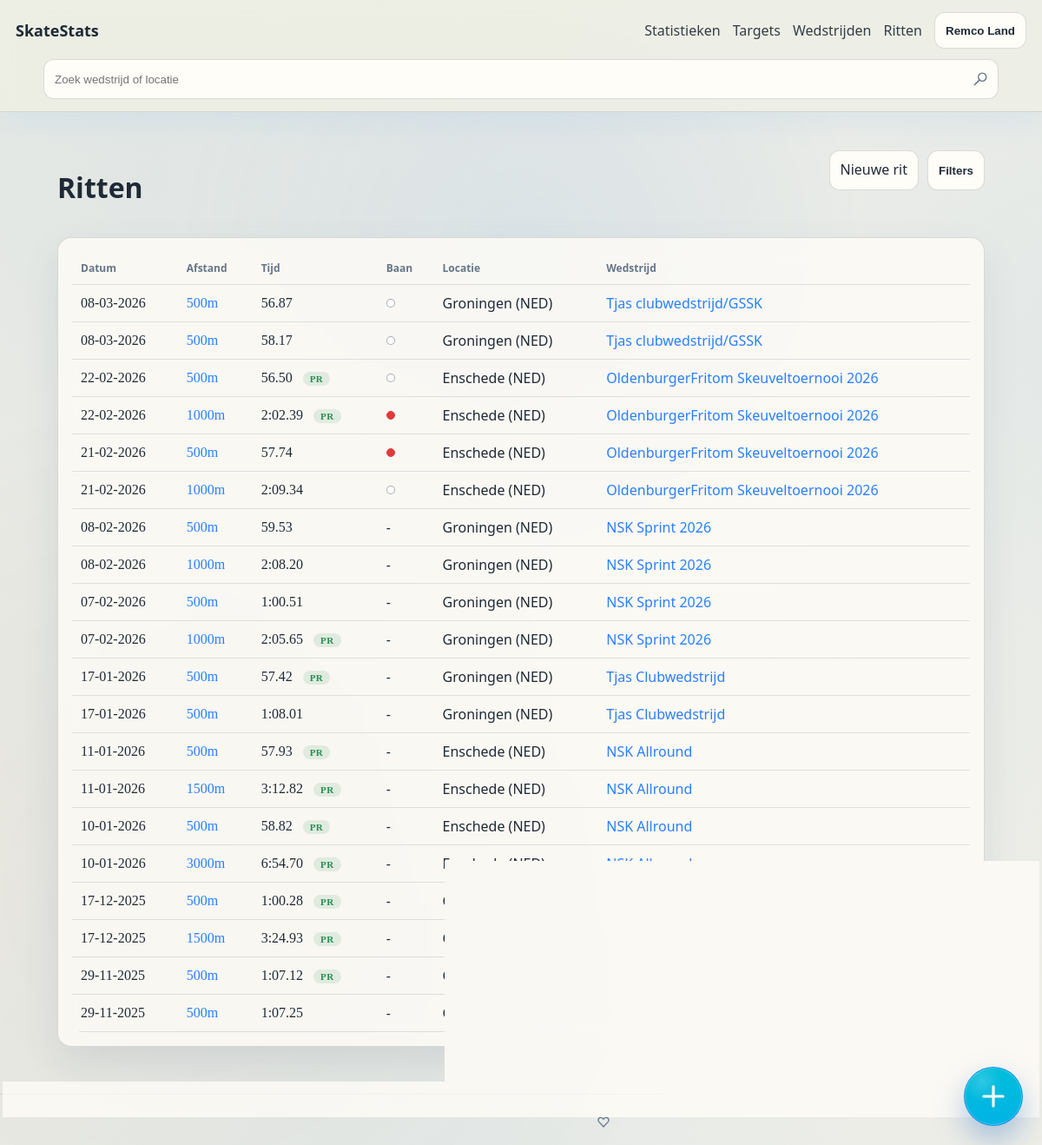
Screenshot of /races (signed in) with the database file from the repository.
### tables this page shows
CREATE TABLE skater (
              id INTEGER PRIMARY KEY AUTOINCREMENT,
              name TEXT NOT NULL UNIQUE
            );

CREATE TABLE competition (
              id INTEGER PRIMARY KEY AUTOINCREMENT,
              name TEXT NOT NULL,
              venue TEXT,
              competition_date TEXT NOT NULL, -- YYYY-MM-DD
              notes TEXT,
              created_at TEXT NOT NULL
            , owner_user_id INTEGER);

CREATE TABLE race (
              id INTEGER PRIMARY KEY AUTOINCREMENT,
              competition_id INTEGER NOT NULL,
              skater_id INTEGER NOT NULL,
              distance_m INTEGER NOT NULL,
              category TEXT,
              class_name TEXT,
              lane TEXT,
              opponent TEXT,
              total_time_ms INTEGER,
              laps_csv TEXT,   -- "30.12,31.00,31.50"
              dnf INTEGER NOT NULL DEFAULT 0,
              notes TEXT,
              created_at TEXT NOT NULL, tag_key TEXT,
              FOREIGN KEY (competition_id) REFERENCES competition(id) ON DELETE CASCADE,
              FOREIGN KEY (skater_id) REFERENCES skater(id) ON DELETE RESTRICT
            );

### app/main.py (the view)
@app.get("/races", response_class=HTMLResponse)
def races(
    request: Request,
    distance_m: Optional[str] = None,
    tag_key: str = "",
    lane: str = "",
    venue: str = "",
    date_from: str = "",
    date_to: str = "",
):
    current_user = require_user(request)
    races_context = build_races_context(current_user, distance_m, tag_key, lane, venue, date_from, date_to)
    return render(
        request,
        "races.html",
        fmt_ms=fmt_ms,
        fmt_date=fmt_date_ymd_to_dmy,
        **races_context,
    )

### app/main.py (called while the page is built)
def fmt_date_ymd_to_dmy(ymd: str | None) -> str:
    if not ymd:
        return "-"
    try:
        d = datetime.strptime(ymd, "%Y-%m-%d")
        return d.strftime("%d-%m-%Y")
    except ValueError:
        return ymd

def db() -> sqlite3.Connection:
    conn = sqlite3.connect(DB_PATH)
    conn.execute("PRAGMA foreign_keys = ON")
    conn.row_factory = sqlite3.Row
    return conn

def get_user_by_id(conn: sqlite3.Connection, user_id: int) -> Optional[sqlite3.Row]:
    return conn.execute(
        """
        SELECT u.*, s.name AS skater_name
        FROM user u
        JOIN skater s ON s.id = u.skater_id
        WHERE u.id = ?
        """,
        (user_id,),
    ).fetchone()

def normalize_theme_preference(raw_value: str) -> str:
    value = (raw_value or "").strip().lower()
    if value == "light":
        return "light"
    if value == "system":
        return "system"
    return "dark"

def normalize_motion_preference(raw_value: str) -> str:
    value = (raw_value or "").strip().lower()
    if value in {"background", "cards", "none"}:
        return value
    return "all"

def resolved_theme(theme_preference: str) -> str:
    return "dark" if normalize_theme_preference(theme_preference) == "system" else normalize_theme_preference(theme_preference)

def render(request: Request, template_name: str, **ctx) -> HTMLResponse:
    tpl = templates_env.get_template(template_name)
    current_user = getattr(request.state, "user", None)
    html = tpl.render(
        app_title=APP_TITLE,
        request=request,
        current_user=current_user,
        owner_name=current_user["skater_name"] if current_user else OWNER_NAME,
        theme_preference=normalize_theme_preference(current_user["theme_preference"]) if current_user else "dark",
        active_theme=resolved_theme(current_user["theme_preference"]) if current_user else "dark",
        motion_preference=normalize_motion_preference(current_user["motion_preference"]) if current_user else "all",
        **ctx,
    )
    return HTMLResponse(html)

def require_user(request: Request) -> sqlite3.Row:
    current_user = getattr(request.state, "user", None)
    if current_user is None:
        raise RuntimeError("missing authenticated user")
    return current_user

def normalize_race_tag(raw_value: str) -> Optional[str]:
    key = (raw_value or "").strip().lower().replace("-", "_").replace(" ", "_")
    if not key:
        return None
    return key if key in RACE_TAG_META else None

### app/templates/races.html (shortened to what this page needs)
{% extends "base.html" %}
{% block content %}
  <div class="row">
    <h1>Ritten</h1>
    <div class="page-actions">
      <a class="btn" href="/races/new">Nieuwe rit</a>
      <button
        type="button"
        class="btn btn-secondary"
        id="race-filters-toggle"
        aria-expanded="{% if filters_open %}true{% else %}false{% endif %}"
        aria-controls="race-filters-panel"
      >
        Filters
      </button>
    </div>
  </div>
  {% include "_races_content.html" %}
{% endblock %}

### app/templates/base.html (shortened to what this page needs)
﻿<!doctype html>
<html lang="nl" data-theme="{{ active_theme }}" data-theme-preference="{{ theme_preference }}" data-motion-preference="{{ motion_preference }}">
  <head>
    <link rel="stylesheet" href="/static/style.css" />
  </head>
  <body data-theme="{{ active_theme }}" data-theme-preference="{{ theme_preference }}" data-motion-preference="{{ motion_preference }}">
    <header class="topbar">
      <div class="brand">
        <a href="/">{{ app_title }}</a>
      </div>
      {% if current_user %}
        <form method="get" action="/competitions" class="nav-search nav-search-desktop" role="search">
          <input
            type="search"
            name="q"
            value="{{ selected_query or '' }}"
            placeholder="Zoek wedstrijd of locatie"
            aria-label="Zoek op wedstrijd of locatie"
          />
        </form>
        <nav class="nav-desktop">
          <a href="/stats">Statistieken</a>
          <a href="/targets">Targets</a>
          <a href="/competitions">Wedstrijden</a>
          <a href="/races">Ritten</a>
          <div class="profile-menu">
            <button
              type="button"
              class="btn-secondary profile-menu-toggle"
              aria-label="Profielmenu openen"
              aria-expanded="false"
              aria-controls="profile-menu-dropdown"
            >
              {{ owner_name }}
            </button>
          </div>
        </nav>
      {% endif %}
    </header>
    <main class="container">
      {% block content %}{% endblock %}
    </main>
    {% if current_user %}
      <div class="fab-menu" data-open="false">
        <button type="button" class="fab-toggle" aria-label="Snelle acties" aria-expanded="false">
          <span class="line-md-icon" style="--icon-url:url('/static/icons/line-md/plus.svg');" aria-hidden="true"></span>
        </button>
      </div>
    {% endif %}
    <footer class="footer">
      <span>SkateStats &bull; Copyright 2026 &bull; Gemaakt met <span class="line-md-icon" style="--icon-url:url('/static/icons/line-md/heart.svg');" aria-hidden="true"></span> door Remco Land</span>
    </footer>
  </body>
</html>

### app/templates/_races_content.html (shortened to what this page needs)
<div id="races-content">
  <section class="card">
    {% if races|length == 0 %}
      <p>Geen ritten gevonden voor deze filters.</p>
    {% else %}
      <table>
        <thead>
          <tr><th>Datum</th><th>Afstand</th><th>Tijd</th><th>Baan</th><th>Locatie</th><th>Wedstrijd</th></tr>
        </thead>
        <tbody>
          {% for r in races %}
            <tr data-race-href="/races/{{ r.id }}">
              <td class="mono">{{ fmt_date(r.competition_date) }}</td>
              <td class="mono"><a href="/races/{{ r.id }}">{{ r.distance_m }}m</a></td>
              <td class="mono">
                {{ fmt_ms(r.total_time_ms) }}{% if r.dnf == 1 %} (DNF){% endif %}
                {% if r.is_pr %}
                  <span class="badge-pr">PR</span>
                {% endif %}
              </td>
              <td>
                {% set lane_value = r.lane or "" %}
                {% set lane_norm = lane_value|lower %}
                {% if lane_value %}
                  {% if "binnen" in lane_norm %}
                    <span class="lane-dot lane-dot-indoor" aria-label="Binnenbaan" title="Binnenbaan"></span>
                  {% elif "buiten" in lane_norm %}
                    <span class="lane-dot lane-dot-outdoor" aria-label="Buitenbaan" title="Buitenbaan"></span>
                  {% else %}
                    <span class="lane-dot lane-dot-unknown" aria-label="{{ r.lane }}" title="{{ r.lane }}"></span>
                  {% endif %}
                {% else %}
                  -
                {% endif %}
              </td>
              <td>{{ r.venue or "-" }}</td>
              <td><a href="/competitions/{{ r.competition_id }}">{{ r.competition_name }}</a></td>
            </tr>
          {% endfor %}
        </tbody>
      </table>
    {% endif %}
  </section>
</div>

### rows the page displays
skater: name "Remco Land"
competition: competition_date "08-03-2026" "08-03-2026", venue "Groningen (NED)" "Groningen (NED)", competition_name "Tjas clubwedstrijd/GSSK" "Tjas clubwedstrijd/GSSK"
race: distance_m "500", total_time_ms "56.87", lane "Binnen" (drawn)
race: distance_m "500", total_time_ms "58.17", lane "Binnen" (drawn)
competition: competition_date "22-02-2026" "22-02-2026", venue "Enschede (NED)" "Enschede (NED)", competition_name "OldenburgerFritom Skeuveltoernooi 2026" "OldenburgerFritom Skeuveltoernooi 2026"
race: distance_m "500", total_time_ms "56.50", lane "Binnen" (drawn)
race: distance_m "1000", total_time_ms "2:02.39", lane "Buiten" (drawn)
competition: competition_date "21-02-2026" "21-02-2026", venue "Enschede (NED)" "Enschede (NED)", competition_name "OldenburgerFritom Skeuveltoernooi 2026" "OldenburgerFritom Skeuveltoernooi 2026"
race: distance_m "500", total_time_ms "57.74", lane "Buiten" (drawn)
race: distance_m "1000", total_time_ms "2:09.34", lane "Binnen" (drawn)
competition: competition_date "08-02-2026" "08-02-2026", venue "Groningen (NED)" "Groningen (NED)", competition_name "NSK Sprint 2026" "NSK Sprint 2026"
race: distance_m "500", total_time_ms "59.53"
race: distance_m "1000", total_time_ms "2:08.20"
competition: competition_date "07-02-2026", venue "Groningen (NED)", competition_name "NSK Sprint 2026", competition_date "07-02-2026"
race: distance_m "500", total_time_ms "1:00.51"
race: distance_m "1000", total_time_ms "2:05.65", shows "PR", venue "Groningen (NED)", competition_name "NSK Sprint 2026"
competition: competition_date "17-01-2026" "17-01-2026", venue "Groningen (NED)" "Groningen (NED)", competition_name "Tjas Clubwedstrijd" "Tjas Clubwedstrijd"
race: distance_m "500", total_time_ms "57.42"
race: distance_m "500", total_time_ms "1:08.01"
competition: competition_date "11-01-2026" "11-01-2026", venue "Enschede (NED)" "Enschede (NED)", competition_name "NSK Allround" "NSK Allround"
race: distance_m "500", total_time_ms "57.93"
race: distance_m "1500", total_time_ms "3:12.82"
competition: competition_date "10-01-2026", venue "Enschede (NED)", competition_name "NSK Allround", competition_date "10-01-2026"
race: distance_m "500", total_time_ms "58.82"
race: distance_m "3000", total_time_ms "6:54.70", shows "PR", venue "Enschede (NED)", competition_name "NSK Allround"
competition: competition_date "17-12-2025", venue "Collalbo (ITA)", competition_date "17-12-2025"
race: distance_m "500", total_time_ms "1:00.28"
race: distance_m "1500", total_time_ms "3:24.93", shows "PR", venue "Collalbo (ITA)"
race: distance_m "500", total_time_ms "1:07.12", shows "PR", venue "Groningen (NED)"
competition: competition_date "29-11-2025", competition_date "29-11-2025", venue "Groningen (NED)"
race: distance_m "500", total_time_ms "1:07.25"

### other values shown
{{ app_title }} "SkateStats"
